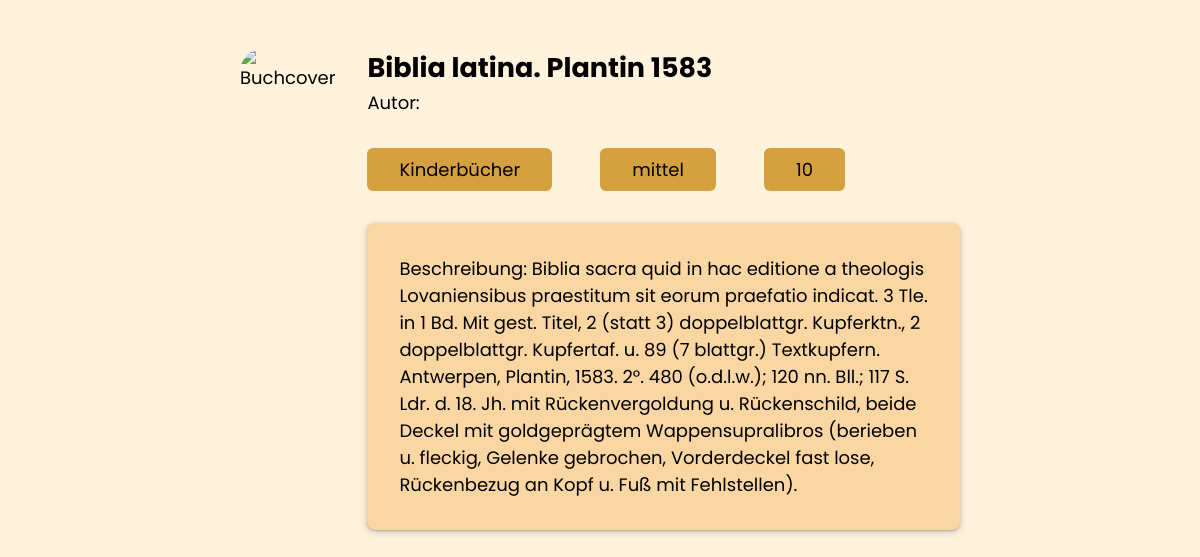
Page /detail.php?id=10 on the committed database.
### tables this page shows
CREATE TABLE `buecher` (
                           `id` int(10) UNSIGNED NOT NULL,
                           `katalog` int(11) NOT NULL,
                           `nummer` int(11) NOT NULL,
                           `kurztitle` text NOT NULL,
                           `kategorie` int(11) NOT NULL,
                           `verkauft` tinyint(1) NOT NULL,
                           `kaufer` int(11) NOT NULL,
                           `autor` text NOT NULL,
                           `title` text NOT NULL,
                           `sprache` varchar(250) NOT NULL,
                           `foto` varchar(250) NOT NULL,
                           `verfasser` int(11) NOT NULL,
                           `zustand` char(1) NOT NULL
);

CREATE TABLE `kategorien` (
                              `id` int(11) NOT NULL,
                              `kategorie` varchar(100) NOT NULL
);

CREATE TABLE `zustaende` (
                             `zustand` char(1) NOT NULL,
                             `beschreibung` varchar(100) NOT NULL
);

### detail.php (the view, shortened to what this page needs)
<?php
global $conn;
$buchID = $_GET['id'] ?? die('BuchID fehlt.');
$query = "
    SELECT *, z.beschreibung AS zustandsbeschreibung
    FROM buecher AS b, kategorien AS k, zustaende AS z
    WHERE b.kategorie = k.id
    AND b.zustand = z.zustand
    AND b.id = ?
    ";
$stmt = mysqli_prepare($conn, $query);
mysqli_stmt_bind_param($stmt, 'i', $buchID);
mysqli_stmt_execute($stmt);
$result = mysqli_stmt_get_result($stmt);
$buecher = mysqli_fetch_assoc($result);
if(!$buecher) {
    echo "Kein Buch gefunden";
} else {
?>
    <!DOCTYPE html>
    <html lang="de" id="theme">
    <head>
        <link rel="stylesheet" href="styles.css" id="theme">
    </head>
<body>
<div>
<section class="detail">
<img src="./../assets/book-cover.jpg" alt="Buchcover" class="image">
    <div>
    <h1><?php echo $buecher['kurztitle']; ?></h1>
    <p>Autor: <?php echo $buecher['autor']; ?></p>
        <div class="tags">
            <p><?php echo $buecher['kategorie'];?></p>
            <p><?php echo $buecher['zustandsbeschreibung']; ?></p>
            <p><?php echo $buecher['nummer']; ?></p>
        </div>
        <div class="beschreibung">
            <p>Beschreibung: <?php echo $buecher['title']; ?></p>
        </div>
    </div>
</section>
</div>
    </body>
    </html>
    <?php
}
?>

### styles.css (style rules this page uses)
:root { --primary-color: #FFF3DD; --second-color: #fad6a2; --third-color: #D5A03F; --fourth-color: #000000; --fivth-color: #FFF; --box-shadow: rgba(0, 0, 0, 0.16) 0 10px 36px 0, rgba(0, 0, 0, 0.06) 0 0 0 1px; --small-box-shadow: rgba(60, 64, 67, 0.3) 0px 1px 2px 0px, rgba(60, 64, 67, 0.15) 0px 2px 6px 2px; }
*, *::before, *::after { box-sizing: border-box; transition: background-color 0.3s, color 0.3s; margin: 0; }
body { font-family: "Poppins", sans-serif; color: var(--fourth-color); font-size: 1.125rem; line-height: 1.5; position: relative; min-height: 100vh; height: 100dvh; -webkit-font-smoothing: antialiased; background-color: var(--primary-color); transition: background-color 0.3s, color 0.3s; }
img, picture, video, canvas, svg { display: block; max-width: 100%; }
p, h1, h2, h3, h4, h5, h6 { overflow-wrap: break-word; }
section { margin: 3rem 10rem; }
a, button, h1, label, option, select { text-decoration: none; color: var(--fourth-color); }
.detail { display: flex; justify-content: center; gap: 2rem; margin-inline: 15rem; grid-template-columns: repeat( auto-fit, minmax(15rem, 1fr)); }
.beschreibung { background-color: var(--second-color); padding: 2rem; border-radius: .5rem; box-shadow: var(--small-box-shadow); }
.image { border-radius: 1.5rem; }
.tags { display: flex; margin: 2rem 0; }
.tags > p { background-color: var(--third-color); padding: .5rem 2rem; border-radius: .375rem; }
.tags > p { margin-right: 3rem; }

### rows in the picture
buecher: kurztitle "Biblia latina. Plantin 1583", kategorien.kategorie "Kinderbücher", zustaende.beschreibung "mittel", nummer "10", title "Biblia sacra quid in hac editione a theologis Lovaniensibus praestitum sit eorum praefatio indicat. 3 Tle. in 1 Bd. Mit gest. Titel, 2 (statt 3) doppelblattgr. Kupferktn., 2 doppelblattgr. Kupfertaf. u. 89 (7 blattgr.) Textkupfern. Antwerpen, Plantin, 1583. 2°. 480 (o.d.l.w.); 120 nn. Bll.; 117 S. Ldr. d. 18. Jh. mit Rückenvergoldung u. Rückenschild, beide Deckel mit goldgeprägtem Wappensupralibros (berieben u. fleckig, Gelenke gebrochen, Vorderdeckel fast lose, Rückenbezug an Kopf u. Fuß mit Fehlstellen)."
